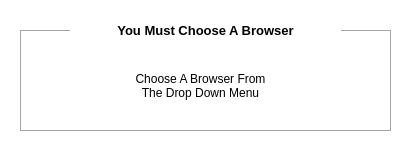
<?xml version="1.0" encoding="UTF-8"?>
<ui version="4.0">
 <class>browserDialog</class>
 <widget class="QDialog" name="browserDialog">
  <property name="geometry">
   <rect>
    <x>0</x>
    <y>0</y>
    <width>417</width>
    <height>161</height>
   </rect>
  </property>
  <property name="minimumSize">
   <size>
    <width>417</width>
    <height>161</height>
   </size>
  </property>
  <property name="maximumSize">
   <size>
    <width>417</width>
    <height>161</height>
   </size>
  </property>
  <property name="windowTitle">
   <string>BrowserDialog</string>
  </property>
  <property name="windowIcon">
   <iconset resource="resource.qrc">
    <normaloff>:/newPrefix/resources/icon.png</normaloff>:/newPrefix/resources/icon.png</iconset>
  </property>
  <property name="styleSheet">
   <string notr="true">background-color: rgb(255, 255, 255);</string>
  </property>
  <widget class="QLabel" name="label">
   <property name="geometry">
    <rect>
     <x>100</x>
     <y>60</y>
     <width>201</width>
     <height>51</height>
    </rect>
   </property>
   <property name="text">
    <string>Choose A Browser From 
The Drop Down Menu</string>
   </property>
   <property name="alignment">
    <set>Qt::AlignCenter</set>
   </property>
  </widget>
  <widget class="QLabel" name="label_2">
   <property name="geometry">
    <rect>
     <x>70</x>
     <y>20</y>
     <width>271</width>
     <height>20</height>
    </rect>
   </property>
   <property name="font">
    <font>
     <pointsize>10</pointsize>
     <weight>75</weight>
     <bold>true</bold>
    </font>
   </property>
   <property name="text">
    <string>You Must Choose A Browser</string>
   </property>
   <property name="alignment">
    <set>Qt::AlignCenter</set>
   </property>
  </widget>
  <widget class="QLabel" name="emptyBox_3">
   <property name="geometry">
    <rect>
     <x>20</x>
     <y>30</y>
     <width>371</width>
     <height>101</height>
    </rect>
   </property>
   <property name="styleSheet">
    <string notr="true">border: 1px solid rgb(165, 165, 165);
background-color: rgb(255, 255, 255);
</string>
   </property>
   <property name="text">
    <string/>
   </property>
  </widget>
  <zorder>emptyBox_3</zorder>
  <zorder>label</zorder>
  <zorder>label_2</zorder>
 </widget>
 <resources>
  <include location="resource.qrc"/>
 </resources>
 <connections/>
</ui>
